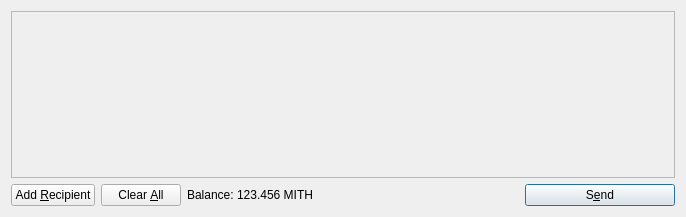
<?xml version="1.0" encoding="UTF-8"?>
<ui version="4.0">
 <class>SendCoinsDialog</class>
 <widget class="QDialog" name="SendCoinsDialog">
  <property name="geometry">
   <rect>
    <x>0</x>
    <y>0</y>
    <width>686</width>
    <height>217</height>
   </rect>
  </property>
  <property name="windowTitle">
   <string>Send Coins</string>
  </property>
  <layout class="QVBoxLayout" name="verticalLayout">
   <item>
    <widget class="QScrollArea" name="scrollArea">
     <property name="widgetResizable">
      <bool>true</bool>
     </property>
     <widget class="QWidget" name="scrollAreaWidgetContents">
      <property name="geometry">
       <rect>
        <x>0</x>
        <y>0</y>
        <width>666</width>
        <height>165</height>
       </rect>
      </property>
      <layout class="QVBoxLayout" name="verticalLayout_2">
       <property name="margin">
        <number>0</number>
       </property>
       <item>
        <layout class="QVBoxLayout" name="entries">
         <property name="spacing">
          <number>6</number>
         </property>
        </layout>
       </item>
       <item>
        <spacer name="verticalSpacer">
         <property name="orientation">
          <enum>Qt::Vertical</enum>
         </property>
         <property name="sizeHint" stdset="0">
          <size>
           <width>20</width>
           <height>40</height>
          </size>
         </property>
        </spacer>
       </item>
      </layout>
     </widget>
    </widget>
   </item>
   <item>
    <layout class="QHBoxLayout" name="horizontalLayout">
     <item>
      <widget class="QPushButton" name="addButton">
       <property name="toolTip">
        <string>Send to multiple recipients at once</string>
       </property>
       <property name="text">
        <string>Add &amp;Recipient</string>
       </property>
       <property name="icon">
        <iconset resource="../bitcoin.qrc">
         <normaloff>:/icons/add</normaloff>:/icons/add</iconset>
       </property>
       <property name="autoDefault">
        <bool>false</bool>
       </property>
      </widget>
     </item>
     <item>
      <widget class="QPushButton" name="clearButton">
       <property name="sizePolicy">
        <sizepolicy hsizetype="Minimum" vsizetype="Fixed">
         <horstretch>0</horstretch>
         <verstretch>0</verstretch>
        </sizepolicy>
       </property>
       <property name="toolTip">
        <string>Remove all transaction fields</string>
       </property>
       <property name="text">
        <string>Clear &amp;All</string>
       </property>
       <property name="icon">
        <iconset resource="../bitcoin.qrc">
         <normaloff>:/icons/remove</normaloff>:/icons/remove</iconset>
       </property>
       <property name="autoRepeatDelay">
        <number>300</number>
       </property>
       <property name="autoDefault">
        <bool>false</bool>
       </property>
      </widget>
     </item>
     <item>
      <layout class="QHBoxLayout" name="horizontalLayout_2">
       <property name="spacing">
        <number>3</number>
       </property>
       <item>
        <widget class="QLabel" name="label">
         <property name="text">
          <string>Balance:</string>
         </property>
        </widget>
       </item>
       <item>
        <widget class="QLabel" name="labelBalance">
         <property name="cursor">
          <cursorShape>IBeamCursor</cursorShape>
         </property>
         <property name="text">
          <string>123.456 MITH</string>
         </property>
         <property name="textInteractionFlags">
          <set>Qt::LinksAccessibleByMouse|Qt::TextSelectableByKeyboard|Qt::TextSelectableByMouse</set>
         </property>
        </widget>
       </item>
      </layout>
     </item>
     <item>
      <spacer name="horizontalSpacer">
       <property name="orientation">
        <enum>Qt::Horizontal</enum>
       </property>
       <property name="sizeHint" stdset="0">
        <size>
         <width>40</width>
         <height>20</height>
        </size>
       </property>
      </spacer>
     </item>
     <item>
      <widget class="QPushButton" name="sendButton">
       <property name="minimumSize">
        <size>
         <width>150</width>
         <height>0</height>
        </size>
       </property>
       <property name="toolTip">
        <string>Confirm the send action</string>
       </property>
       <property name="text">
        <string>S&amp;end</string>
       </property>
       <property name="icon">
        <iconset resource="../bitcoin.qrc">
         <normaloff>:/icons/send</normaloff>:/icons/send</iconset>
       </property>
       <property name="default">
        <bool>true</bool>
       </property>
      </widget>
     </item>
    </layout>
   </item>
  </layout>
 </widget>
 <resources>
  <include location="../bitcoin.qrc"/>
 </resources>
 <connections/>
</ui>
